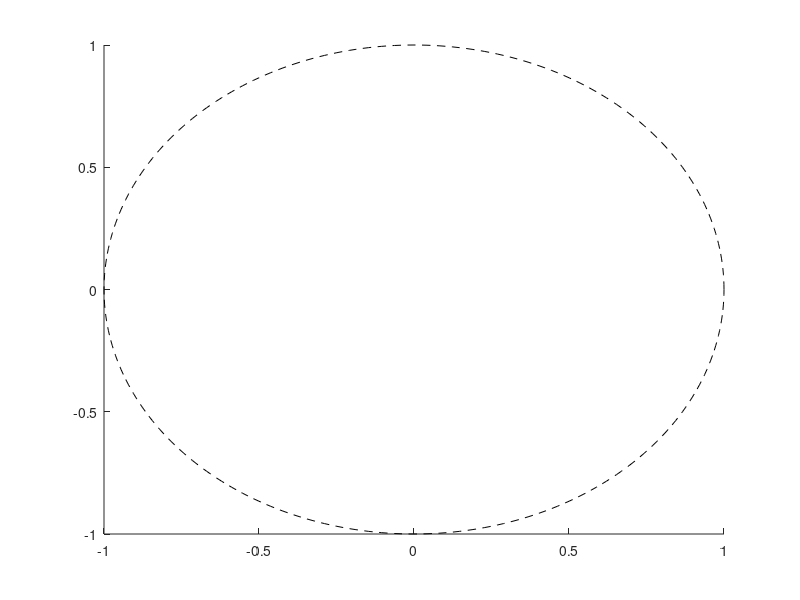

Here is the MATLAB script that generated this plot:
function h=ellipse(ra,rb,ang,x0,y0,C,Nb)
% Ellipse adds ellipses to the current plot
%
% ELLIPSE(ra,rb,ang,x0,y0) adds an ellipse with semimajor axis of ra,
% a semimajor axis of radius rb, a semimajor axis of ang, centered at
% the point x0,y0.
%
% The length of ra, rb, and ang should be the same. 
% If ra is a vector of length L and x0,y0 scalars, L ellipses
% are added at point x0,y0.
% If ra is a scalar and x0,y0 vectors of length M, M ellipse are with the same 
% radii are added at the points x0,y0.
% If ra, x0, y0 are vectors of the same length L=M, M ellipses are added.
% If ra is a vector of length L and x0, y0 are  vectors of length
% M~=L, L*M ellipses are added, at each point x0,y0, L ellipses of radius ra.
%
% ELLIPSE(ra,rb,ang,x0,y0,C)
% adds ellipses of color C. C may be a string ('r','b',...) or the RGB value. 
% If no color is specified, it makes automatic use of the colors specified by 
% the axes ColorOrder property. For several circles C may be a vector.
%
% ELLIPSE(ra,rb,ang,x0,y0,C,Nb), Nb specifies the number of points
% used to draw the ellipse. The default value is 300. Nb may be used
% for each ellipse individually.
%
% h=ELLIPSE(...) returns the handles to the ellipses.
%
% as a sample of how ellipse works, the following produces a red ellipse
% tipped up at a 45 deg axis from the x axis
% ellipse(1,2,pi/8,1,1,'r')
%
% note that if ra=rb, ELLIPSE plots a circle
%

% written by D.G. Long, Brigham Young University, based on the
% CIRCLES.m original 
% written by Peter Blattner, Institute of Microtechnology, University of 
% Neuchatel, Switzerland, blattner@imt.unine.ch


% Check the number of input arguments 

if nargin<1,
  ra=[];
end;
if nargin<2,
  rb=[];
end;
if nargin<3,
  ang=[];
end;

%if nargin==1,
%  error('Not enough arguments');
%end;

if nargin<5,
  x0=[];
  y0=[];
end;
 
if nargin<6,
  C=[];
end

if nargin<7,
  Nb=[];
end

% set up the default values

if isempty(ra),ra=1;end;
if isempty(rb),rb=1;end;
if isempty(ang),ang=0;end;
if isempty(x0),x0=0;end;
if isempty(y0),y0=0;end;
if isempty(Nb),Nb=300;end;
if isempty(C),C=get(gca,'colororder');end;

% work on the variable sizes

x0=x0(:);
y0=y0(:);
ra=ra(:);
rb=rb(:);
ang=ang(:);
Nb=Nb(:);

if isstr(C),C=C(:);end;

if length(ra)~=length(rb),
  error('length(ra)~=length(rb)');
end;
if length(x0)~=length(y0),
  error('length(x0)~=length(y0)');
end;

% how many inscribed elllipses are plotted

if length(ra)~=length(x0)
  maxk=length(ra)*length(x0);
else
  maxk=length(ra);
end;

% drawing loop

for k=1:maxk
  
  if length(x0)==1
    xpos=x0;
    ypos=y0;
    radm=ra(k);
    radn=rb(k);
    if length(ang)==1
      an=ang;
    else
      an=ang(k);
    end;
  elseif length(ra)==1
    xpos=x0(k);
    ypos=y0(k);
    radm=ra;
    radn=rb;
    an=ang;
  elseif length(x0)==length(ra)
    xpos=x0(k);
    ypos=y0(k);
    radm=ra(k);
    radn=rb(k);
    an=ang(k)
  else
    rada=ra(fix((k-1)/size(x0,1))+1);
    radb=rb(fix((k-1)/size(x0,1))+1);
    an=ang(fix((k-1)/size(x0,1))+1);
    xpos=x0(rem(k-1,size(x0,1))+1);
    ypos=y0(rem(k-1,size(y0,1))+1);
  end;

  co=cos(an);
  si=sin(an);
  the=linspace(0,2*pi,Nb(rem(k-1,size(Nb,1))+1,:)+1);
%  x=radm*cos(the)*co-si*radn*sin(the)+xpos;
%  y=radm*cos(the)*si+co*radn*sin(the)+ypos;
  h(k)=line(radm*cos(the)*co-si*radn*sin(the)+xpos,radm*cos(the)*si+co*radn*sin(the)+ypos,'Color','k','LineStyle','--');
  %set(h(k),'color',C(rem(k-1,size(C,1))+1,:));

end;

